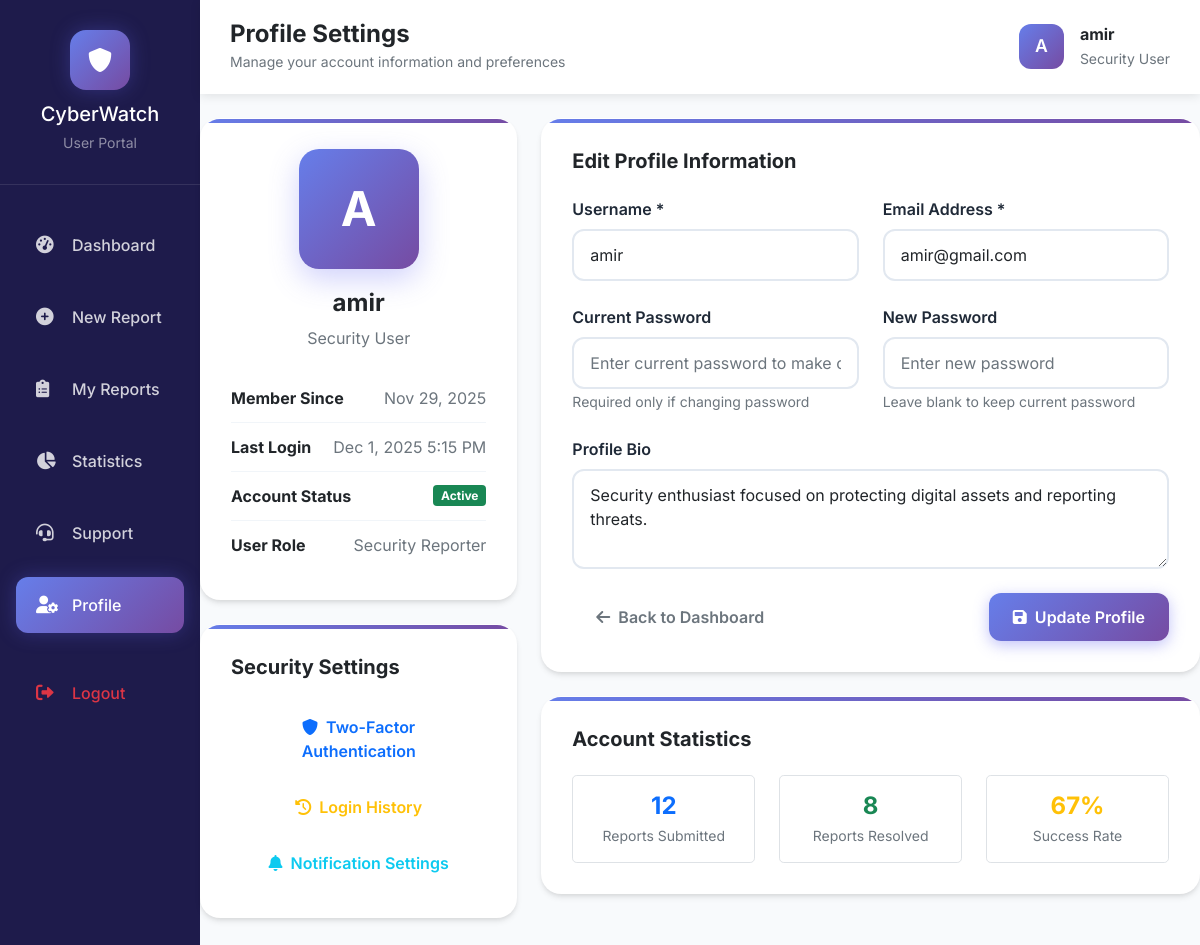
Screenshot of /profile.php (signed in) with the database file from the repository.
### tables this page shows
CREATE TABLE `users` (
  `id` int(11) NOT NULL,
  `username` varchar(100) NOT NULL,
  `email` varchar(255) DEFAULT NULL,
  `password` varchar(255) NOT NULL,
  `role` enum('user','moderator','admin') DEFAULT 'user',
  `status` enum('active','inactive','suspended') DEFAULT 'active',
  `last_login` timestamp NULL DEFAULT NULL,
  `created_at` timestamp NOT NULL DEFAULT current_timestamp(),
  `updated_at` timestamp NOT NULL DEFAULT current_timestamp() ON UPDATE current_timestamp(),
  `is_admin` tinyint(1) DEFAULT 0
);

### profile.php (the view, shortened to what this page needs)
<?php
require_once 'config.php';
$user_id = $_SESSION["id"];
$username = $_SESSION["username"];
$user_data = [];
$sql = "SELECT username, email, created_at, last_login, password FROM users WHERE id = ?";
if ($stmt = $conn->prepare($sql)) {
    $stmt->bind_param("i", $user_id);
    $stmt->execute();
    $result = $stmt->get_result();
    $user_data = $result->fetch_assoc();
}
?>
<!DOCTYPE html>
<html lang="en">
<head>
    <link href="https://cdn.jsdelivr.net/npm/bootstrap@5.1.3/dist/css/bootstrap.min.css" rel="stylesheet">
    <link href="https://cdnjs.cloudflare.com/ajax/libs/font-awesome/6.0.0/css/all.min.css" rel="stylesheet">
</head>
<body>
    <div class="container-fluid p-0">
        <div class="row g-0">
            <div class="col-lg-2 sidebar">
                <div class="sidebar-brand">
                    <div class="brand-icon">
                        <i class="fas fa-shield-alt"></i>
                    </div>
                    <h5 class="text-white mb-1">CyberWatch</h5>
                    <small class="text-white-50">User Portal</small>
                </div>
                <nav class="nav flex-column mt-4">
                    <div class="nav-item">
                        <a class="nav-link" href="dashboard.php">
                            <i class="fas fa-tachometer-alt"></i>
                            <span>Dashboard</span>
                        </a>
                    </div>
                    <div class="nav-item">
                        <a class="nav-link" href="report.php">
                            <i class="fas fa-plus-circle"></i>
                            <span>New Report</span>
                        </a>
                    </div>
                    <div class="nav-item">
                        <a class="nav-link" href="my_reports.php">
                            <i class="fas fa-clipboard-list"></i>
                            <span>My Reports</span>
                        </a>
                    </div>
                    <div class="nav-item">
                        <a class="nav-link" href="infographic.php">
                            <i class="fas fa-chart-pie"></i>
                            <span>Statistics</span>
                        </a>
                    </div>
                    <div class="nav-item">
                        <a class="nav-link" href="contact.php">
                            <i class="fas fa-headset"></i>
                            <span>Support</span>
                        </a>
                    </div>
                    <div class="nav-item">
                        <a class="nav-link active" href="profile.php">
                            <i class="fas fa-user-cog"></i>
                            <span>Profile</span>
                        </a>
                    </div>
                    <div class="nav-item mt-4">
                        <a class="nav-link text-danger" href="logout.php">
                            <i class="fas fa-sign-out-alt"></i>
                            <span>Logout</span>
                        </a>
                    </div>
                </nav>
            </div>
            <div class="col-lg-10 main-content">
                <nav class="top-bar">
                    <div class="d-flex justify-content-between align-items-center">
                        <div>
                            <h4 class="mb-0 text-dark fw-bold">Profile Settings</h4>
                            <small class="text-muted">Manage your account information and preferences</small>
                        </div>
                        <div class="d-flex align-items-center">
                            <div class="user-avatar me-3">
                                <?php echo strtoupper(substr($username, 0, 1)); ?>
                            </div>
                            <div>
                                <div class="fw-bold text-dark"><?php echo htmlspecialchars($username); ?></div>
                                <small class="text-muted">Security User</small>
                            </div>
                        </div>
                    </div>
                </nav>
                <div class="container-fluid py-4">
                    <div class="row">
                        <div class="col-lg-4 mb-4">
                            <div class="stat-card">
                                <div class="profile-avatar">
                                    <?php echo strtoupper(substr($user_data['username'], 0, 1)); ?>
                                </div>
                                <h4 class="text-center fw-bold mb-2"><?php echo htmlspecialchars($user_data['username']); ?></h4>
                                <p class="text-center text-muted mb-4">Security User</p>
                                <div class="info-item">
                                    <span class="fw-bold">Member Since</span>
                                    <span class="text-muted"><?php echo date('M j, Y', strtotime($user_data['created_at'])); ?></span>
                                </div>
                                <div class="info-item">
                                    <span class="fw-bold">Last Login</span>
                                    <span class="text-muted">
                                        <?php echo $user_data['last_login'] ? date('M j, Y g:i A', strtotime($user_data['last_login'])) : 'Never'; ?>
                                    </span>
                                </div>
                                <div class="info-item">
                                    <span class="fw-bold">Account Status</span>
                                    <span class="badge bg-success">Active</span>
                                </div>
                                <div class="info-item">
                                    <span class="fw-bold">User Role</span>
                                    <span class="text-muted">Security Reporter</span>
                                </div>
                            </div>
                            <div class="stat-card mt-4">
                                <h5 class="fw-bold mb-4">Security Settings</h5>
                                <div class="d-grid gap-2">
                                    <button class="btn btn-outline-primary">
                                        <i class="fas fa-shield-alt me-2"></i>Two-Factor Authentication
                                    </button>
                                    <button class="btn btn-outline-warning">
                                        <i class="fas fa-history me-2"></i>Login History
                                    </button>
                                    <button class="btn btn-outline-info">
                                        <i class="fas fa-bell me-2"></i>Notification Settings
                                    </button>
                                </div>
                            </div>
                        </div>
                        <div class="col-lg-8">
                            <div class="stat-card">
                                <h5 class="fw-bold mb-4">Edit Profile Information</h5>
                                <form action="<?php echo htmlspecialchars($_SERVER["PHP_SELF"]); ?>" method="post">
                                    <div class="row">
                                        <div class="col-md-6">
                                            <div class="form-group">
                                                <label class="form-label">Username *</label>
                                                <input type="text" name="username" class="form-control"
                                                       value="<?php echo htmlspecialchars($user_data['username']); ?>" required>
                                            </div>
                                        </div>
                                        <div class="col-md-6">
                                            <div class="form-group">
                                                <label class="form-label">Email Address *</label>
                                                <input type="email" name="email" class="form-control"
                                                       value="<?php echo htmlspecialchars($user_data['email']); ?>" required>
                                            </div>
                                        </div>
                                    </div>
                                    <div class="row">
                                        <div class="col-md-6">
                                            <div class="form-group">
                                                <label class="form-label">Current Password</label>
                                                <input type="password" name="current_password" class="form-control"
                                                       placeholder="Enter current password to make changes">
                                                <small class="text-muted">Required only if changing password</small>
                                            </div>
                                        </div>
                                        <div class="col-md-6">
                                            <div class="form-group">
                                                <label class="form-label">New Password</label>
                                                <input type="password" name="new_password" class="form-control"
                                                       placeholder="Enter new password">
                                                <small class="text-muted">Leave blank to keep current password</small>
                                            </div>
                                        </div>
                                    </div>
                                    <div class="form-group">
                                        <label class="form-label">Profile Bio</label>
                                        <textarea name="bio" class="form-control" rows="3"
                                                  placeholder="Tell us a bit about yourself...">Security enthusiast focused on protecting digital assets and reporting threats.</textarea>
                                    </div>
                                    <div class="d-flex justify-content-between align-items-center mt-4">
                                        <a href="dashboard.php" class="btn btn-outline-secondary">
                                            <i class="fas fa-arrow-left me-2"></i>Back to Dashboard
                                        </a>
                                        <button type="submit" class="btn btn-primary">
                                            <i class="fas fa-save me-2"></i>Update Profile
                                        </button>
                                    </div>
                                </form>
                            </div>
                            <div class="stat-card mt-4">
                                <h5 class="fw-bold mb-4">Account Statistics</h5>
                                <div class="row text-center">
                                    <div class="col-md-4">
                                        <div class="border rounded-3 p-3">
                                            <div class="h4 fw-bold text-primary mb-1">12</div>
                                            <div class="text-muted small">Reports Submitted</div>
                                        </div>
                                    </div>
                                    <div class="col-md-4">
                                        <div class="border rounded-3 p-3">
                                            <div class="h4 fw-bold text-success mb-1">8</div>
                                            <div class="text-muted small">Reports Resolved</div>
                                        </div>
                                    </div>
                                    <div class="col-md-4">
                                        <div class="border rounded-3 p-3">
                                            <div class="h4 fw-bold text-warning mb-1">67%</div>
                                            <div class="text-muted small">Success Rate</div>
                                        </div>
                                    </div>
                                </div>
                            </div>
                        </div>
                    </div>
                </div>
            </div>
        </div>
    </div>
</body>
</html>

### profile.php (style rules this page uses)
:root { --primary: #6366f1; --primary-dark: #4f46e5; --success: #10b981; --warning: #f59e0b; --danger: #ef4444; --info: #06b6d4; --dark: #1f2937; --light: #f8fafc; --gradient: linear-gradient(135deg, #667eea 0%, #764ba2 100%); --sidebar: #1e1b4b; --card-shadow: 0 4px 6px -1px rgba(0, 0, 0, 0.1), 0 2px 4px -1px rgba(0, 0, 0, 0.06); }
* { margin: 0; padding: 0; box-sizing: border-box; }
body { font-family: 'Inter', sans-serif; background: #f8fafc; min-height: 100vh; }
.sidebar { background: var(--sidebar); color: white; min-height: 100vh; padding: 0; }
.sidebar-brand { padding: 30px 20px; text-align: center; border-bottom: 1px solid rgba(255, 255, 255, 0.1); }
.brand-icon { width: 60px; height: 60px; background: var(--gradient); border-radius: 16px; display: flex; align-items: center; justify-content: center; margin: 0 auto 12px; font-size: 1.5rem; box-shadow: 0 0 20px rgba(99, 102, 241, 0.3); }
.nav-item { margin: 8px 16px; }
.nav-link { color: rgba(255, 255, 255, 0.8); padding: 16px 20px; border-radius: 12px; transition: all 0.3s ease; display: flex; align-items: center; font-weight: 500; text-decoration: none; }
.nav-link.active { background: var(--gradient); color: white; box-shadow: 0 0 20px rgba(99, 102, 241, 0.3); }
.nav-link i { width: 24px; margin-right: 12px; font-size: 1.1rem; }
.main-content { background: var(--light); min-height: 100vh; }
.top-bar { background: rgba(255, 255, 255, 0.95); border-bottom: 1px solid rgba(255, 255, 255, 0.2); padding: 20px 30px; box-shadow: 0 2px 10px rgba(0, 0, 0, 0.1); }
.user-avatar { width: 45px; height: 45px; border-radius: 12px; background: var(--gradient); display: flex; align-items: center; justify-content: center; color: white; font-weight: 600; font-size: 1.1rem; }
.stat-card { background: white; border-radius: 20px; padding: 30px; box-shadow: var(--card-shadow); border: 1px solid rgba(255, 255, 255, 0.2); transition: all 0.3s ease; position: relative; overflow: hidden; }
.stat-card::before { content: ''; position: absolute; top: 0; left: 0; width: 100%; height: 4px; background: var(--gradient); }
.btn { border-radius: 12px; padding: 12px 24px; font-weight: 600; border: none; transition: all 0.3s ease; }
.btn-primary { background: var(--gradient); box-shadow: 0 4px 15px rgba(99, 102, 241, 0.4); }
.profile-avatar { width: 120px; height: 120px; border-radius: 20px; background: var(--gradient); display: flex; align-items: center; justify-content: center; color: white; font-weight: 700; font-size: 3rem; margin: 0 auto 20px; box-shadow: 0 10px 30px rgba(99, 102, 241, 0.3); }
.form-group { margin-bottom: 24px; }
.form-label { font-weight: 600; color: var(--dark); margin-bottom: 8px; }
.form-control { border: 2px solid #e2e8f0; border-radius: 12px; padding: 12px 16px; font-size: 16px; transition: all 0.3s ease; }
.info-item { display: flex; justify-content: space-between; align-items: center; padding: 12px 0; border-bottom: 1px solid #f1f5f9; }
.info-item:last-child { border-bottom: none; }

### rows the page displays
users: username "A", username "amir", created_at "Nov 29, 2025", last_login "Dec 1, 2025 5:15 PM", email "amir@gmail.com"

### other values shown
substr($username, 0, 1) "A"
$username "amir"
